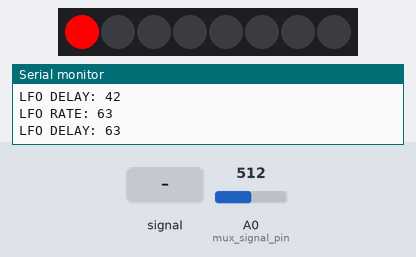
Recording of a sketch running on a simulated Arduino Uno, built with avr-gcc and run on an emulated ATmega328P. On the bench: 8 RGB LEDs in strip order, left to right, the last lines printed to the serial monitor. The test bench sets the inputs (shaded band); at power-on: A0 (mux_signal_pin) = 512.

Above: at 1.2 s.
1.3 s: A0 (mux_signal_pin) fed a 2 Hz sine of ±306 counts around its level
At 3.0 s:
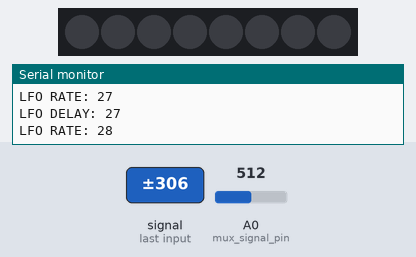
4.3 s: A0 (mux_signal_pin) fed a 200 Hz sine of ±255 counts around its level
7.3 s: A0 (mux_signal_pin) fed a 50 Hz sine of ±306 counts around its level
At 10.4 s:
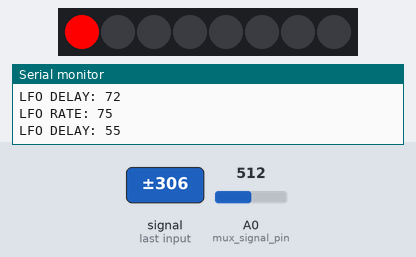
Timing chart, 0 to 11.9 s (numbered marks = the images above; inputs shaded):
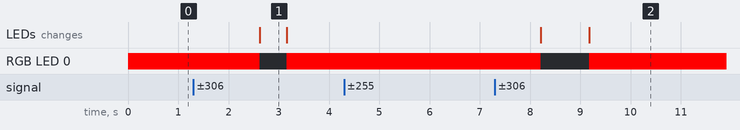

The sketch:

lfo_module_01.ino
```cpp
/* TODO:
   * midi_cc are still unstable for potentiometers at certain positions
   * needs optimisation especially for reading LFO buttons
*/

#include "Adafruit_TLC5947.h"


#define BAUD 9600
#define DELAY 1
#define POT_AVG 3
#define MUX_COUNT 1
#define RES_TOLERANCE 5
#define SWITCH_TOLERANCE 10

#define TLC_NUM 1
#define TLC_DATA 6
#define TLC_CLOCK 7
#define TLC_LATCH 8
#define TLC_OE -1


const int mux_signal_pin = A0;

const int mux[MUX_COUNT][4] = {
	{2, 3, 4, 5},
};

const int mux_channel[16][4]={
	{0,0,0,0},
	{1,0,0,0},
	{0,1,0,0},
	{1,1,0,0},
	{0,0,1,0},
	{1,0,1,0},
	{0,1,1,0},
	{1,1,1,0},
	{0,0,0,1},
	{1,0,0,1},
	{0,1,0,1},
	{1,1,0,1},
	{0,0,1,1},
	{1,0,1,1},
	{0,1,1,1},
	{1,1,1,1}
};

const int btn_lfo_sync_res = 369;
const int btn_lfo_trig_res = 562;
const int btn_lfo_sync_trig_res = 654;
const int btn_lfo_inv_res = 811;
const int btn_lfo_sync_inv_res = 832;
const int btn_lfo_trig_inv_res = 865;

const int switch_6_pos_res[] = {802, 557, 365, 325, 286, 182};

typedef struct {
	int val[POT_AVG];
    int val_ptr = 0;
    int midi_cc = 0;
} potentiometer_t;


typedef struct {
    bool sync = false;
    bool sync_hold = false;
    bool trig = false;
    bool trig_hold = false;
    bool inv = false;
    bool inv_hold = false;
} buttons_lfo_t;

typedef struct {
    int midi_cc = 0;
} switch_6_pos_t;


Adafruit_TLC5947 tlc = Adafruit_TLC5947(TLC_NUM, TLC_CLOCK, TLC_DATA, TLC_LATCH);

potentiometer_t pot_lfo_rate;
potentiometer_t pot_lfo_delay;

buttons_lfo_t buttons_lfo;

switch_6_pos_t switch_lfo_wave;


void setup() {
    Serial.begin(BAUD);

    tlc.begin();

    tlc.setLED(0,4059,0,0);
    tlc.write();

	pot_init(pot_lfo_rate);
	pot_init(pot_lfo_delay);

    for (int i = 0; i < MUX_COUNT; i++) {
        mux_init_pins(mux[i]);
	    mux_switch_channel(mux[0], 0);
    }
}


void loop() {
    int midi_cc = 0;

    midi_cc = mux_read_pot(0, 0, pot_lfo_rate);

    if (midi_cc != pot_lfo_rate.midi_cc) {
        pot_lfo_rate.midi_cc = midi_cc;

        Serial.print("LFO RATE: ");
        Serial.println(pot_lfo_rate.midi_cc);
    }

    midi_cc = mux_read_pot(0, 1, pot_lfo_delay);

    if (midi_cc != pot_lfo_delay.midi_cc) {
        pot_lfo_delay.midi_cc = midi_cc;

        Serial.print("LFO DELAY: ");
        Serial.println(pot_lfo_delay.midi_cc);
    }

    mux_read_buttons_lfo(0, 2, buttons_lfo);

    midi_cc = mux_read_6_pos_switch(0, 3, switch_lfo_wave);

    if ((midi_cc != -1) && (midi_cc != switch_lfo_wave.midi_cc)) {
        switch_lfo_wave.midi_cc = midi_cc;

        Serial.print("LFO WAVE: ");
        Serial.println(switch_lfo_wave.midi_cc);
    }

    delay(DELAY);
}


int mux_read_pot(int mux_no, int channel, potentiometer_t &pot) {
    int midi_cc = 0;

    mux_switch_channel(mux_no, channel);

    pot.val[pot.val_ptr] = analogRead(A0);

    pot.val_ptr++;
    if (pot.val_ptr >= POT_AVG) pot.val_ptr = 0;

    midi_cc = val2midi_cc(avg(pot.val, POT_AVG));

    return(midi_cc);
}


void mux_read_buttons_lfo(int mux_no, int channel, buttons_lfo_t &btns) {
    mux_switch_channel(mux_no, channel);

    int btns_val = analogRead(A0);

//    Serial.println(btns_val);

    if ((btns_val > btn_lfo_sync_res - RES_TOLERANCE) && (btns_val < btn_lfo_sync_res + RES_TOLERANCE)) {
        if (btns.sync_hold == false) {
            Serial.print("LFO SYNC: ");
            button_toggle(btns.sync, btns.sync_hold);
        }

        btns.trig_hold = false;
        btns.inv_hold = false;
    } else if ((btns_val > btn_lfo_trig_res - RES_TOLERANCE) && (btns_val < btn_lfo_trig_res + RES_TOLERANCE)) {
        if (btns.trig_hold == false) {
            Serial.print("LFO TRIG: ");
            button_toggle(btns.trig, btns.trig_hold);
        }

        btns.sync_hold = false;
        btns.inv_hold = false;
    } else if ((btns_val > btn_lfo_sync_trig_res - RES_TOLERANCE) && (btns_val < btn_lfo_sync_trig_res + RES_TOLERANCE)) {
        if (btns.sync_hold == false) {
            Serial.print("LFO SYNC: ");
            button_toggle(btns.sync, btns.sync_hold);
        }

        if (btns.trig_hold == false) {
            Serial.print("LFO TRIG: ");
            button_toggle(btns.trig, btns.trig_hold);
        }

        btns.inv_hold = false;
    } else if ((btns_val > btn_lfo_inv_res - RES_TOLERANCE) && (btns_val < btn_lfo_inv_res + RES_TOLERANCE)) {
        if (btns.inv_hold == false) {
            Serial.print("LFO INV: ");
            button_toggle(btns.inv, btns.inv_hold);
        }

        btns.trig_hold = false;
        btns.sync_hold = false;
    } else if ((btns_val > btn_lfo_sync_inv_res - RES_TOLERANCE) && (btns_val < btn_lfo_sync_inv_res + RES_TOLERANCE)) {
        if (btns.sync_hold == false) {
            Serial.print("LFO SYNC: ");
            button_toggle(btns.sync, btns.sync_hold);
        }

        if (btns.inv_hold == false) {
            Serial.print("LFO INV: ");
            button_toggle(btns.inv, btns.inv_hold);
        }

        btns.trig_hold = false;
    } else if ((btns_val > btn_lfo_trig_inv_res - RES_TOLERANCE) && (btns_val < btn_lfo_trig_inv_res + RES_TOLERANCE)) {
        if (btns.trig_hold == false) {
            Serial.print("LFO TRIG: ");
            button_toggle(btns.trig, btns.trig_hold);
        }

        if (btns.inv_hold == false) {
            Serial.print("LFO INV: ");
            button_toggle(btns.inv, btns.inv_hold);
        }

        btns.sync_hold = false;
    } else if (btns_val < RES_TOLERANCE) {
        btns.sync_hold = false;
        btns.trig_hold = false;
        btns.inv_hold = false;
    }
}


int mux_read_6_pos_switch(int mux_no, int channel, switch_6_pos_t &swch) {
    int midi_cc = 0;

    mux_switch_channel(mux_no, channel);

    int swch_val = analogRead(A0);

    if ((swch_val > switch_6_pos_res[0] - SWITCH_TOLERANCE) && (swch_val < switch_6_pos_res[0] + SWITCH_TOLERANCE)) midi_cc = 0;
    else if ((swch_val > switch_6_pos_res[1] - SWITCH_TOLERANCE) && (swch_val < switch_6_pos_res[1] + SWITCH_TOLERANCE)) midi_cc = 25;
    else if ((swch_val > switch_6_pos_res[2] - SWITCH_TOLERANCE) && (swch_val < switch_6_pos_res[2] + SWITCH_TOLERANCE)) midi_cc = 51;
    else if ((swch_val > switch_6_pos_res[3] - SWITCH_TOLERANCE) && (swch_val < switch_6_pos_res[3] + SWITCH_TOLERANCE)) midi_cc = 76;
    else if ((swch_val > switch_6_pos_res[4] - SWITCH_TOLERANCE) && (swch_val < switch_6_pos_res[4] + SWITCH_TOLERANCE)) midi_cc = 102;
    else if ((swch_val > switch_6_pos_res[5] - SWITCH_TOLERANCE) && (swch_val < switch_6_pos_res[5] + SWITCH_TOLERANCE)) midi_cc = 127;
    else midi_cc = -1;

    return(midi_cc);
}


void button_toggle(bool &button, bool &hold) {
    hold = true;

    if (button == true) {
        button = false;

        tlc.setLED(0, 0, 0, 0);
        tlc.write();
    } else {
        button = true;

        tlc.setLED(0, 4059, 0, 0);
        tlc.write();
    }

    Serial.println(button);
}


void mux_switch_channel(int mux_no, int channel) {
	for (int i = 0; i < 4; i++) {
        digitalWrite(mux[mux_no][i], mux_channel[channel][i]);
	}
}


void pot_init(potentiometer_t &pot) {
    for (int i = 0; i < POT_AVG; i++) {
        pot.val[i] = 0;
    }
}


int avg(int *arr, int arr_size) {
    int val_avg = 0;

    for (int i = 0; i < arr_size; i++) {
        val_avg = val_avg + arr[i];
    }

    val_avg = val_avg / POT_AVG;

    return(val_avg);
}


int val2midi_cc(int val) {
    int midi_cc = 0;

    midi_cc = int(val / 8.0551);

    return (midi_cc);
}


int mux_init_pins(int *mux) {
    for (int pin = 0; pin < 3; pin++) {
        pinMode(mux[pin], OUTPUT);
    }
}
```

Measured:
- after the input at 1.3 s, RGB LED 0: RGB(252, 0, 0) → off after 1.3 s, → RGB(252, 0, 0) 0.53 s later; the LEDs: change after 1.3 s (image 1)
- after the input at 7.3 s, RGB LED 0: RGB(252, 0, 0) → off after 0.92 s, → RGB(252, 0, 0) 0.96 s later; the LEDs: first change after 0.92 s (image 2 shows a later state)
- what the display in image 1 shows lasts 0.6 s, from 2.6 s to 3.2 s
